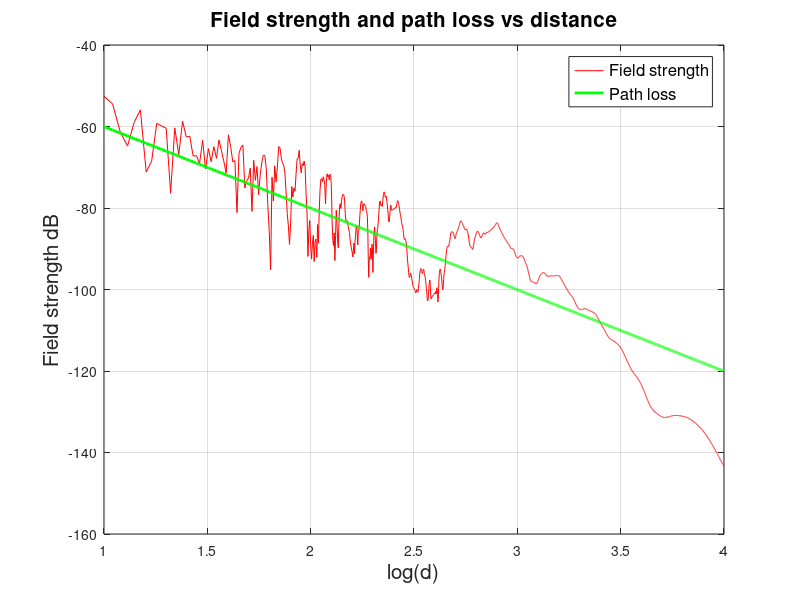
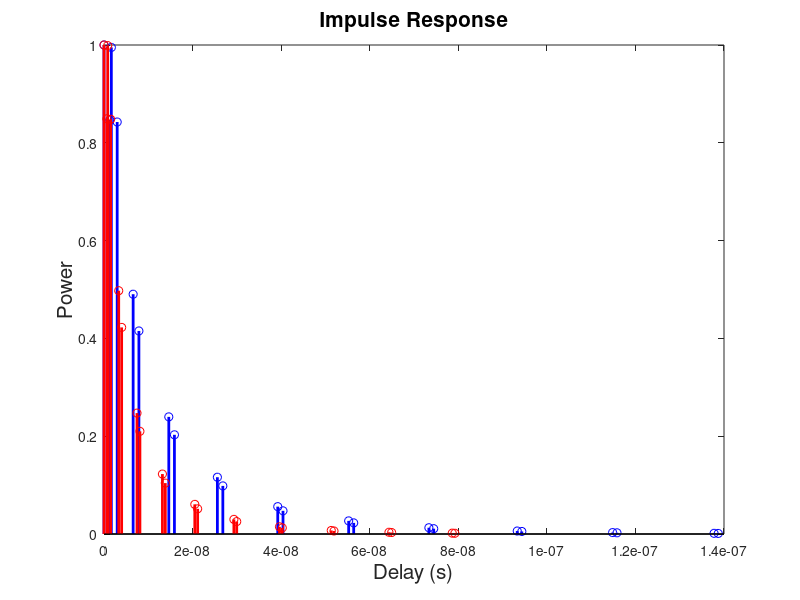

Here is the MATLAB script that generated these plots, in order:
% street.m; reflections from ground and street buildings;
% width of street a meters;
% transmit antenna h1 m, receive ant. h2 ;
% frequency 2400 MHz;
% use ray tracing and image theory;
% Rg is reflection from the ground, assume -0.85;
% Rw is reflection from the walls, assume Rw=-0.5;
% N is number of reflections;
%
% J�rgen Bach Andersen 2002
% modified Patrick Eggers 2003-2008

clear all
close all
clf
f=2400;
lambda=300/f;
k=2*pi/lambda;
N=10;   
a=10;   % what is this ? = Distance between the walls
h1=10;  % height terminal 1
h2=2;   % height terminal 2
Rg=-0.85; % ground reflection
Rw=-0.5;  % wall reflection
d=10:1:10000; %distance along street;
E=d-d;

for i=1:N+1
R1=sqrt(d.^2+(h1-h2)^2+((i-1)*a)^2);  % distance between antenna and side images;
R2=sqrt(d.^2+(h1+h2)^2+((i-1)*a)^2);  % distance between ground image and side images;

%insert here the contribution from the various images and sum them to a total E;
Floss1 = lambda./(4.*pi.*R1); 
Floss2 = lambda./(4.*pi.*R2);
if i == 1
E = E + Floss1.*((Rw^(i-1))*exp(-j*k*R1))+ (Rg).*Floss2.*((Rw^(i-1))*exp(-j*k*R2));
else
E = E + 2*Floss1.*((Rw^(i-1))*exp(-j*k*R1))+ 2*(Rg).*Floss2.*((Rw^(i-1))*exp(-j*k*R2));
end
end

P=20*log10(abs(E));
Plos=(lambda./(4*pi*d)).^2; %direct field;
P2=10*log10(abs(Plos));

plot(log10(d),P,'r',log10(d),P2,'g','linewidth',2)
xlabel('log(d)','FontSize',15);
ylabel('Field strength dB','FontSize',15);
title('Field strength and path loss vs distance','FontSize',15);
handle=legend('Field strength', 'Path loss');
set(handle,'FontSize',12);
grid on
% axis([1 3 -70 -10]);

% discuss the result. Try also w low N=1 or 2

% construct the time response
% How will you plot the time response (power versus delay)?


% % Impulse response
% figure()
dref = 100;
ddis = sqrt(dref.^2+(h1-h2)^2);

R1=sqrt(dref.^2+(h1-h2)^2);  % distance between antenna and side images;
R2=sqrt(dref.^2+(h1+h2)^2);  % distance between ground image and side images;

Floss1 = lambda./(4.*pi.*R1); 
Floss2 = lambda./(4.*pi.*R2);

E1 = Floss1.*exp(-j*k*R1);
E2 = (Rg).*Floss2.*exp(-j*k*R2);

dis = [R1;R2];
amp = [E1;E2];

if(N>0)
for i=2:N+1
%insert here the contribution from the various images and sum them to a total E;
R1=sqrt(dref.^2+(h1-h2)^2+((i-1)*a)^2);  % distance between antenna and side images;
R2=sqrt(dref.^2+(h1+h2)^2+((i-1)*a)^2);  % distance between ground image and side images;
Floss1 = lambda./(4.*pi.*R1); 
Floss2 = lambda./(4.*pi.*R2);

E1 = 2*Floss1.*((Rw^(i-1))*exp(-j*k*R1));
E2 = 2*(Rg).*Floss2.*((Rw^(i-1))*exp(-j*k*R2));

dis = [dis [R1;R2]];
amp = [amp [E1;E2]];

end
end

delay = (dis - ddis)./(3e8);
P=20*log10(abs(amp));


delay_v = reshape(delay,[1 numel(delay)]);
P = P - P(1,1);
P_v = reshape(P,[1 numel(P)]);
P_ti = 10.^(P_v/20);

% figure;
% stem(delay_v,P_v,'r','linewidth',2)
% xlabel('Delay (s)','FontSize',15);
% ylabel('Power (dB)','FontSize',15);
% title('Impulse Response','FontSize',15);


figure;
stem(delay_v,P_ti,'b','linewidth',2)
xlabel('Delay (s)','FontSize',15);
ylabel('Power','FontSize',15);
title('Impulse Response','FontSize',15);


% impulse response for 200m

dref = 200;
ddis = sqrt(dref.^2+(h1-h2)^2);

R1=sqrt(dref.^2+(h1-h2)^2);  % distance between antenna and side images;
R2=sqrt(dref.^2+(h1+h2)^2);  % distance between ground image and side images;

Floss1 = lambda./(4.*pi.*R1); 
Floss2 = lambda./(4.*pi.*R2);

E1 = Floss1.*exp(-j*k*R1);
E2 = (Rg).*Floss2.*exp(-j*k*R2);

dis = [R1;R2];
amp = [E1;E2];

if(N>0)
for i=2:N+1
%insert here the contribution from the various images and sum them to a total E;
R1=sqrt(dref.^2+(h1-h2)^2+((i-1)*a)^2);  % distance between antenna and side images;
R2=sqrt(dref.^2+(h1+h2)^2+((i-1)*a)^2);  % distance between ground image and side images;
Floss1 = lambda./(4.*pi.*R1); 
Floss2 = lambda./(4.*pi.*R2);

E1 = 2*Floss1.*((Rw^(i-1))*exp(-j*k*R1));
E2 = 2*(Rg).*Floss2.*((Rw^(i-1))*exp(-j*k*R2));

dis = [dis [R1;R2]];
amp = [amp [E1;E2]];

end
end

delay = (dis-ddis)./(3e8);
P=20*log10(abs(amp));


delay_v = reshape(delay,[1 numel(delay)]);
P = P - P(1,1);
P_v = reshape(P,[1 numel(P)]);
P_ti = 10.^(P_v/20);

% figure;
% stem(delay_v,P_v,'r','linewidth',2)
% xlabel('Delay (s)','FontSize',15);
% ylabel('Power (dB)','FontSize',15);
% title('Impulse Response','FontSize',15);


hold all;
stem(delay_v,P_ti,'r','linewidth',2)
xlabel('Delay (s)','FontSize',15);
ylabel('Power','FontSize',15);
title('Impulse Response','FontSize',15);

